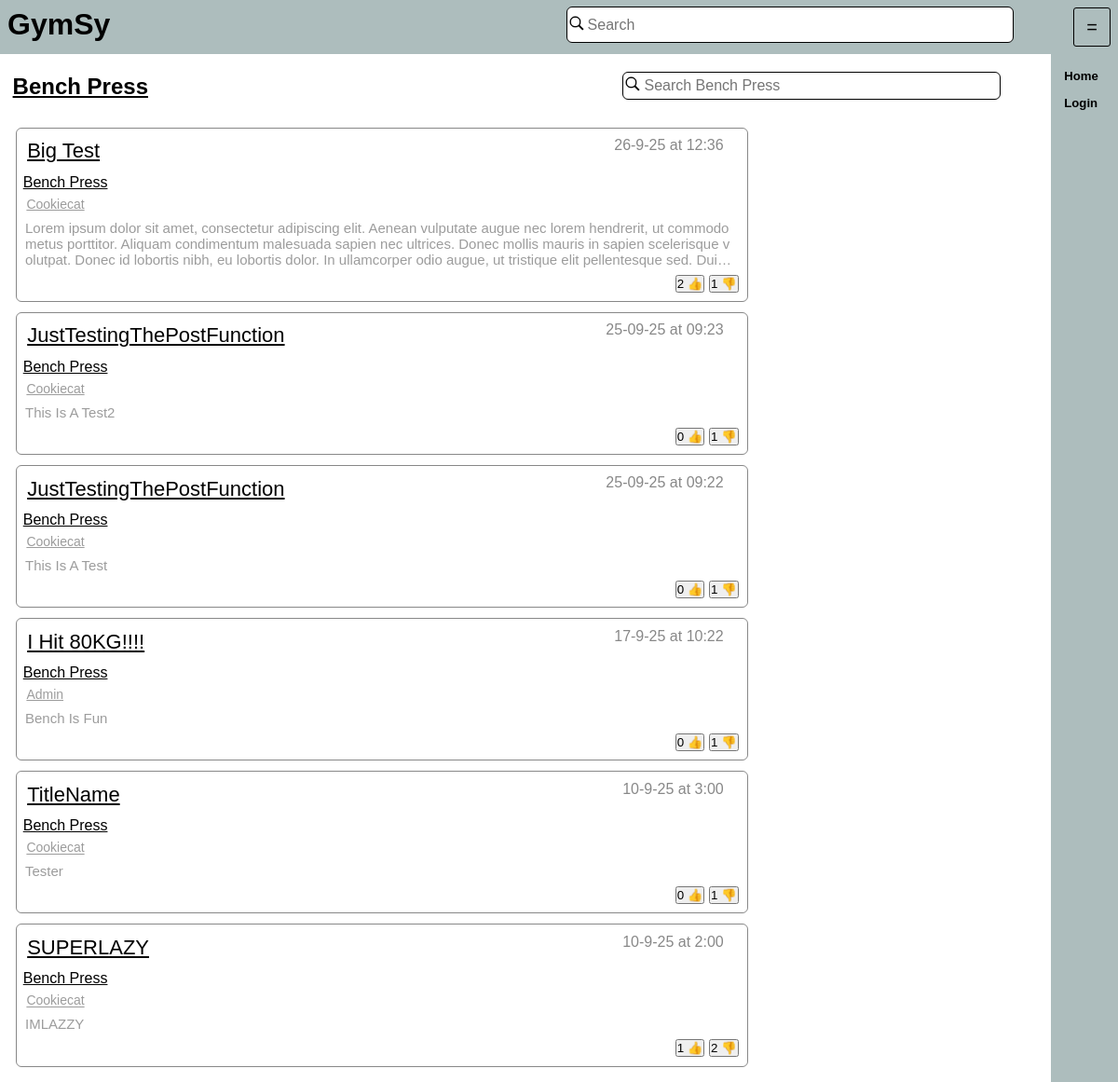
/exercise/1, run on the app's committed database.
### tables this page shows
CREATE TABLE "Excersise" (
	"ExcersiseID"	INTEGER UNIQUE,
	"MuscleID"	INTEGER,
	"ExcersiseName"	TEXT,
	PRIMARY KEY("ExcersiseID"),
	FOREIGN KEY("MuscleID") REFERENCES "MuscleGroup"("MuscleID")
);

CREATE TABLE "Post" (
	"PostID"	INTEGER UNIQUE,
	"PostContent"	TEXT,
	"ExcersiseID"	INTEGER,
	"AccountID"	INTEGER,
	"Title"	TEXT,
	"Date"	TEXT,
	"Time"	TEXT,
	"Parent"	INTEGER,
	PRIMARY KEY("PostID"),
	FOREIGN KEY("AccountID") REFERENCES "Account"("AccountID"),
	FOREIGN KEY("ExcersiseID") REFERENCES "Excersise"("ExcersiseID")
);

### app.py (the view)
@app.route("/exercise/<ExId>")
def ShowExersise(ExId):
    Id = cache.get("id")
    if Id == None:
        Id = 0
        cache.set("id",0)
    return render_template("excersise.html",ID = Id,
                           ExcersiseData= DatabaseHandler.GetExcersiseData(ExId),
                           Data = DatabaseHandler.GetPostsFromExcersise(ExId)
                           )

### Database/DatabaseHandler.py (called while the page is built)
def GetPostsFromExcersise(ID: int):
    with sqlite3.connect("Database/GymsyDatabase.db") as Connection:
        Cursor = Connection.cursor()
        Result = Cursor.execute(SqlCommands.GetPostsFromExcersiseID.ReturnQuery([ID,ID])).fetchall()
        return Result
    pass

def GetExcersiseData(ExcersiseID: int):
    with sqlite3.connect("Database/GymsyDatabase.db") as Connection:
        Cursor = Connection.cursor()
        Results = Cursor.execute(SqlCommands.GetExcersiseData.ReturnQuery(ExcersiseID)).fetchone()
        return Results
    return 0

### Database/SqlCommands.py (called while the page is built)
    def ReturnQuery(self,NewContent: list = []):
        if type(NewContent) != list:
            NewContent = [NewContent]
        if len(NewContent) == len(self.Additions):
            return self.Query.format(*NewContent)
        else:
            return "ERROR"

### app.py (called while the page is built)
@app.after_request
def after_request(response):
    response.headers["Cache-Control"] = "no-cache, no-store, must-revalidate,public, max-age=0"
    response.headers['X-UA-Compatible'] = 'IE=Edge,chrome=1'
    response.cache_control.max_age = 0
    return response

### templates/excersise.html (shortened to what this page needs)
{% extends 'index.html' %}
{% block content %}
<div style = "display:flex;flex-direction: row;width: 100%;justify-content: space-between;">
<h2 style="width: 40%">
{{ExcersiseData[2]}}
</h2>
    <div style="width: 90%;height: 80%;padding-left:40% ">
        <form action = "/exercise/{{ExcersiseData[0]}}/search" style="display: inline-flex; align-items:center;width:90%;height: 80%;background-color: #FFFFFF; flex-direction: row" class = "searchBar" >
            <label for="Search" style="width: 20px">
                <img draggable="false" style="width: 100%;"
                     class="Search"
                     src = "{{url_for('static', filename='images/search_icon.png')}}" alt=""
                >
            </label>
            <input class="Search"
                   type="text"
                   id="Search" name="Search"
                   placeholder="Search {{ExcersiseData[2]}}"
                   VALUE="{{ExSearchInput | default('')}}"
            >
        </form>
    </div>
</div>
<div>
	{%for data in Data%}
<div class = "post" onclick="RedirectTo('/post/{{data[0]}}')">
    <div class = "title">
        <a class = "PostTitle" href = "/post/{{data[0]}}">{{data[1]}}</a>
        <p style="margin-left: auto; margin-top: 0;color: #888888">{{data[9]}} at {{data[8]}}</p>
    </div>
    <a class = "ExcersiseTitleText" href = "/exercise/{{data[3]}}">{{data[6]}}</a>
    <div>
        <a class = "postUsername" href = "/users/{{data[7]}}">{{data[7]}}</a>
    </div>
	{% if data[2]|length > 0 %}
    <div>
        <p class="description">{{data[2]}}
        </p>
	</div>
	{%endif%}
    <div class = "likeBar">
         <button class = "likeButton" id="Like:{{data[0]}}"
                            onclick={%if ID == 0 %} "OpenPopUp('popUp');ChildClicked();" {%else%} "SendLike({{ID}}, 1,{{data[0]}});updateLikes('{{data[0]}}');ChildClicked();" {%endif%} >
        {{data[4]}}&nbsp👍</button>
        <button class = "likeButton" id="Dislike:{{data[0]}}"
                onclick= {%if ID == 0 %} "OpenPopUp('popUp');ChildClicked();" {%else%} "SendLike({{ID}}, -1,{{data[0]}}); updateLikes('{{data[0]}}');ChildClicked();" {%endif%} >
        {{data[5]}}&nbsp👎</button>
    </div>
</div>
	{%endfor%}
	</div>
{% endblock %}

### templates/Index.html (shortened to what this page needs)
<!DOCTYPE html>
<html lang="en">
<head>
    <link rel="stylesheet" href="{{url_for('static', filename='styles/Style.css')}}" />
</head>
<header>
    <h1> <a href="/home" style=" color: #000000; text-decoration: none;  ">
        GymSy
    </a>
	</h1>
    <div style="width: 90%;height: 80%;padding-left:40% ">
        <form action = "/search" style="display: inline-flex; align-items:center;width:90%;height: 80%;background-color: #FFFFFF; flex-direction: row" class = "searchBar" >
            <label for="Search" style="width: 20px">
                <img draggable="false" style="width: 100%;"
                     class="Search"
                     src = "{{url_for('static', filename='images/search_icon.png')}}" alt=""
                >
            </label>
            <input class="Search"
                   type="text"
                   id="Search" name="Search"
                   placeholder="Search"
                   VALUE="{{SearchInput | default('')}}"
            >
        </form>
    </div>
	<h1>
        <button class = "cornerButton" onclick="SwapBar()">
            <large>=</large>
        </button>
    </h1>
</header>
<body class="body">
<main id = "Main">
{% block content %}{% endblock %}
</main>
<div class="sidebar" id = "SideBar">
    <Sidebar>
		<h1>
	<a class = "sideBarButton" href="/home">Home</a>
	</h1>
	<h1>
	{%if ID| default(0) == 0%}
	<a class = "sideBarButton" href="/login">Login</a>
	{%elif ID| default(0) != 0%}
	<a class = "sideBarButton" href="/accountsettings">Account</a>
	{%endif%}
	</h1>
    </Sidebar>
</div>
</body>
</html>

### templates/static/styles/Style.css (style rules this page uses)
html { font-size: 16px; margin: 0; height: 100%; font-family: Helvetica, Arial, sans-serif; }
header { position: fixed; padding-top: 0; top: 0; min-height: 5%; background-color: #adbdbd ; height: 54px; display: flex; justify-content: space-between; width: 100%; margin: 0 auto 0 auto; }
body { margin: 0; background-color: #FFFFFF; height: 100%; display: flex; }
sidebar { display: block; padding: 0.4%; right: 0; top:5%; height: 100%; font-size: min(1.3vmax,17px); }
.sidebar { position: fixed; background-color: #adbdbd ; top:53px; right: 0; width: 5%; margin-left:auto ; height: 100%; display:var(--Display,block); transform-origin:right center; animation-fill-mode:forwards; }
main { display: flex; flex-direction: column; width: 93%; margin: 65px 0 0; }
h1 { margin: 0.5rem; display: flex; color: #000000; }
h2 { text-decoration: underline; margin: 0.5rem; }
p { margin: 1rem; color: #000000; display: flex; }
div { padding: 0.5% 0.5% 0.5% 0.5%; }
button.cornerButton { width: 40px; background-color: #adbdbd; border: thin solid #000000; border-radius: 3px; }
large { font-size: 20px }
form { margin: 2rem; color: #000000; display: block; }
input { font-size: 20px; display: block; margin: 0.5rem 0.5rem 0.5rem 0; width: 40%; height: 3rem; outline: None; border-color: #d8bdd3; color: #000000; }
div.post { display: flex; flex-direction: column; width: 70%; min-height: 1%; height: auto; border: thin solid #888888; border-radius: 6px; margin: 1%; text-overflow: revert; word-break: break-all; }
div.likeBar { margin-top: auto; margin-left: auto; }
a.ExcersiseTitleText { color: #000000; width: auto; font-size: min(1.8vmax,16px); text-decoration: underline; text-transform: capitalize; padding: 0.1em; }
a.PostTitle { color: #000000; width: auto; text-decoration: none; text-transform: capitalize; font-size: min(2.2vmax,22px); text-decoration: underline; padding: 0.1em; }
a.postUsername { margin-top: 1%; width: 70%; font-size: 14px; text-decoration: underline; text-transform: capitalize; color: #9c9c9c; padding: 0.1em; }
button.likeButton { padding: 0; }
div.title { display: flex; flex-direction: row; text-overflow: ellipsis; width: auto; margin-bottom: 0; }
p.description { margin: 0; color: #9c9c9c; font-size: min(1.3vmax,15px); display: -webkit-box; max-width: 99%; -webkit-line-clamp: 3; -webkit-box-orient: vertical; overflow: hidden; }
a.sideBarButton { display: block; padding: 0; border: none; background: none; color: #000000; text-decoration: none; font-size: min(20px,1.1vmax); margin-top: 0.5em; }
input.Search { width: 88%; border: none; display:inline-block; margin: 0;font-size: 16px;height: 65%; }
img { user-drag: none; user-select: none; -moz-user-select: none; -webkit-user-drag: none; -webkit-user-select: none; -ms-user-select: none; }
form.searchBar { border-color: #000000; border-style: solid; border-radius: 6px; border-width: thin; margin: 0.25%; }

### data on the page
Excersise: ExcersiseName "Bench Press"
Post: Title "Big Test", Date "26-9-25", Time "12:36", data "Bench Press", data "Cookiecat", PostContent "Lorem ipsum dolor sit amet, consectetur adipiscing elit. Aenean vulputate augue nec lorem hendrerit, ut commodo metus porttitor. Aliquam condimentum malesuada sapien nec ultrices. Donec mollis mauris in sapien scelerisque volutpat. Donec id lobortis nibh, eu lobortis dolor. In ullamcorper odio augue, ut tristique elit pellentesque sed.…", AccountID "2", ExcersiseID "1"
Post: Title "JustTestingThePostFunction", Date "25-09-25", Time "09:23", data "Bench Press", data "Cookiecat", PostContent "This Is A Test2", Parent "0", ExcersiseID "1"
Post: Title "JustTestingThePostFunction", Date "25-09-25", Time "09:22", data "Bench Press", data "Cookiecat", PostContent "This Is A Test", Parent "0", ExcersiseID "1"
Post: Title "I Hit 80KG!!!!", Date "17-9-25", Time "10:22", data "Bench Press", data "Admin", PostContent "Bench Is Fun", Parent "0", data "1"
Post: Title "TitleName", Date "10-9-25", Time "3:00", data "Bench Press", data "Cookiecat", PostContent "Tester", Parent "0", ExcersiseID "1"
Post: Title "SUPERLAZY", Date "10-9-25", Time "2:00", data "Bench Press", data "Cookiecat", PostContent "IMLAZZY", ExcersiseID "1", AccountID "2"
